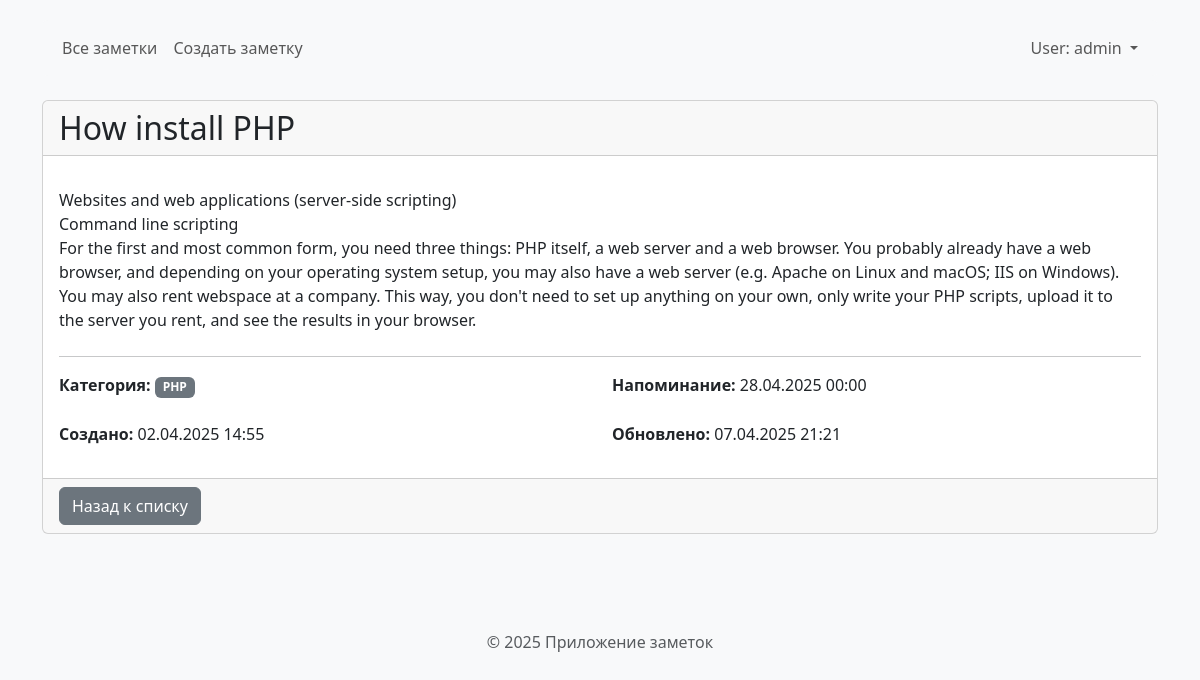
/notes/note/3/ (signed in), run on the app's committed database.
### notes/models.py (models this page shows, shortened)
class Notes(models.Model):
    category = models.ForeignKey(Categories, on_delete=models.SET_NULL, null=True, blank=True, related_name="notes", verbose_name="Категория")
    title = models.CharField(max_length=100, verbose_name="Заголовок")
    text  = models.TextField(verbose_name="Содержание")
    reminder = models.DateTimeField(null=True, blank=True, verbose_name="Напоминание")
    created_at = models.DateTimeField(auto_now_add=True, verbose_name="Дата создания")
    updated_at = models.DateTimeField(auto_now=True, verbose_name="Дата обновления")
    user = models.ForeignKey(User, on_delete=models.SET_NULL, null=True, blank=True, related_name='notes',
                           verbose_name="Автор")
    group = models.ForeignKey(Group, on_delete=models.SET_NULL, null=True, blank=True, related_name='notes', verbose_name="Группа")
    class Meta:
        verbose_name = "Заметка"
        verbose_name_plural = "Заметки"
        ordering = ['-created_at']

class Categories(models.Model):
    title = models.CharField(max_length=100, unique=True, verbose_name="Название категории")
    class Meta:
        verbose_name = "Категория"
        verbose_name_plural = "Категории"

### notes/views.py (the view)
# urls.py: path("note/<int:pk>/", views.NoteDetailView.as_view(), name="note_detail"),
class NoteDetailView(LoginRequiredMixin, DetailView):
    model = Notes
    template_name = 'notes/note_detail.html'
    context_object_name = 'note'
    def get_object(self, queryset=None):
        obj = get_object_or_404(Notes, pk=self.kwargs['pk'])
        user_has_access = (
                obj.user == self.request.user or  # Автор заметки
                (obj.group and obj.group in self.request.user.note_groups.all())  # Член группы
        )
        if not user_has_access:
            raise PermissionDenied("У вас нет прав для просмотра этой заметки")
        return obj

### notes/context_processors.py (called while the page is built)
def group_permissions(request):
    context = {}
    try:
        group = Group.objects.get(name='Editor')
        context['can_group_add_notes'] = group.permissions.filter(
            content_type__app_label='Notes',
            codename='add_notes'  # Django typically uses add_modelname format
        ).exists()
    except Group.DoesNotExist:
        context['can_group_add_notes'] = False
    return context

### notes/templates/notes/note_detail.html (shortened to what this page needs)
{% extends "notes/index.html" %}
{% block content %}
    <div class="card mb-4">
        <div class="card-header d-flex justify-content-between align-items-center">
            <h2 class="mb-0">{{ note.title }}</h2>
        </div>
        <div class="card-body">
            <div class="mb-4">
                <p class="card-text">{{ note.text|linebreaks }}</p>
            </div>
            <hr>
            <div class="row">
                <div class="col-md-6">
                    <p><strong>Категория:</strong>
                        {% if note.category %}
                            <span class="badge bg-secondary">{{ note.category.title }}</span>
                        {% else %}
                            <span class="badge bg-light text-dark">Без категории</span>
                        {% endif %}
                    </p>
                </div>
                <div class="col-md-6">
                    <p><strong>Напоминание:</strong>
                        {% if note.reminder %}
                            {{ note.reminder|date:"d.m.Y H:i" }}
                        {% else %}
                            Не установлено
                        {% endif %}
                    </p>
                </div>
            </div>
            <div class="row mt-2">
                <div class="col-md-6">
                    <p><strong>Создано:</strong> {{ note.created_at|date:"d.m.Y H:i" }}</p>
                </div>
                <div class="col-md-6">
                    <p><strong>Обновлено:</strong> {{ note.updated_at|date:"d.m.Y H:i" }}</p>
                </div>
            </div>
        </div>
        <div class="card-footer">
            <a href="{% url 'notes:index' %}" class="btn btn-secondary">Назад к списку</a>
        </div>
    </div>
{% endblock %}

### notes/templates/notes/index.html (shortened to what this page needs)
{% load static %}
<!doctype html>
<html lang="en">
<head>
    <link href="{% static "css/bootstrap.min.css" %}" rel="stylesheet">
    <link rel="stylesheet" href="{% static 'icons/bootstrap-icons/font/bootstrap-icons.css' %}">
    <link href="{% static "notes/css/notes.css" %}" rel="stylesheet">
</head>
<body>
    <div class="container">
        <header class="mb-4">
            <nav class="navbar navbar-expand-lg navbar-light bg-light rounded">
                <div class="container-fluid">
                    <div class="collapse navbar-collapse justify-content-between" id="navbarNavDropdown">
                        <ul class="navbar-nav me-auto">
                            <li class="nav-item">
                                <a class="nav-link {% if request.resolver_match.url_name == 'index' %}active{% endif %}" href="{% url 'notes:index' %}">Все заметки</a>
                            </li>
                             {% if user.is_authenticated %}
                                {% if perms.notes.can_add_notes or can_group_add_notes %}
                                    <li class="nav-item">
                                        <a class="nav-link {% if request.resolver_match.url_name == 'add_note' %}active{% endif %}" href="{% url 'notes:add_note' %}">Создать заметку</a>
                                    </li>
                                {% endif %}
                            {% endif %}
                        </ul>
                       <ul class="navbar-nav mb-2 mb-lg-0">
                           {% if user.is_authenticated %}
                               <li class="nav-item dropdown">
                                    <a class="nav-link dropdown-toggle" href="#" id="userDropdown" role="button" data-bs-toggle="dropdown" aria-expanded="false">
                                        User: {{ user.get_username }}
                                    </a>
                               </li>
                           {% else %}
                             <li class="nav-item"><a class="nav-link" href="{% url 'login' %}?next={{ request.path }}">Login</a></li>
                           {% endif %}
                       </ul>
                    </div>
                </div>
            </nav>
        </header>
        <main>
            {% block content %}
            {% endblock %}
        </main>
        <footer class="my-5 pt-5 text-muted text-center text-small">
            <p>&copy; 2025 Приложение заметок</p>
        </footer>
    </div>
</body>
</html>

### notes/static/notes/css/notes.css (style rules this page uses)
body { padding-top: 20px; background-color: #f8f9fa; }

### data on the page
Notes: title "How install PHP", text "Websites and web applications (server-side scripting) Command line scripting For the first and most common form, you need three things: PHP itself, a web server and a web browser. You probably already have a web browser, and depending on your operating system setup, you may also have a web server (e.g. Apache on Linux and macOS; IIS on Windows). You may also rent webspace at a company. This way, you don't need to set up anything on your own, only write your PHP scripts, upload it to the server you rent, and see the results in your browser.", category "PHP", reminder "28.04.2025 00:00", created_at "02.04.2025 14:55", updated_at "07.04.2025 21:21"

### other printed values
{{ user.get_username }} "admin"
